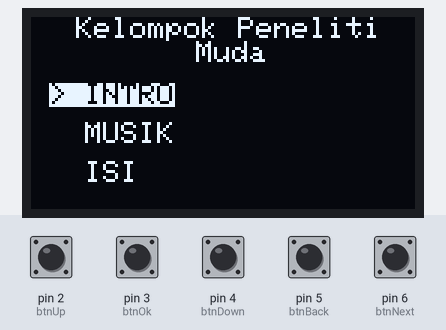
A sketch run on a simulated Arduino Uno, built with avr-gcc and run on an emulated ATmega328P. Parts: 128×64 one-colour display. Inputs (shaded band) come from the test bench; at power-on: pin 2 (btnUp), pin 3 (btnOk), pin 4 (btnDown), pin 5 (btnBack), pin 6 (btnNext) HIGH. The audio player accepts every command and is not drawn.

Above: at 16.6 s.
16.7 s: pin 3 (btnOk) pulled LOW for 0.15 s
At 17.13 s:
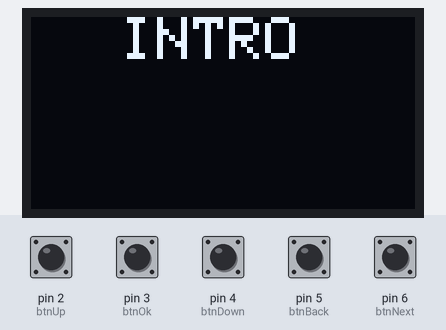
18.7 s: pin 5 (btnBack) pulled LOW for 0.15 s
At 20.0 s:
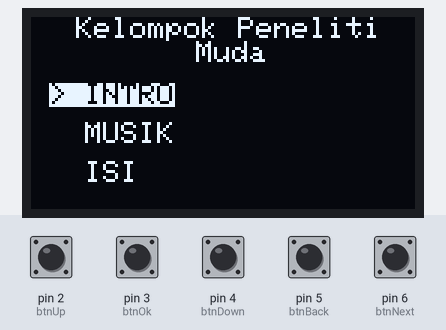
20.3 s: pin 2 (btnUp) pulled LOW for 0.15 s
At 20.7 s:
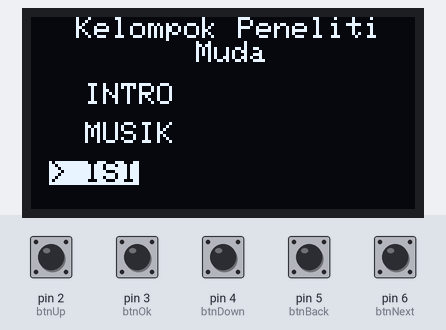
21.9 s: pin 3 (btnOk) pulled LOW for 1 s
At 23.08 s:
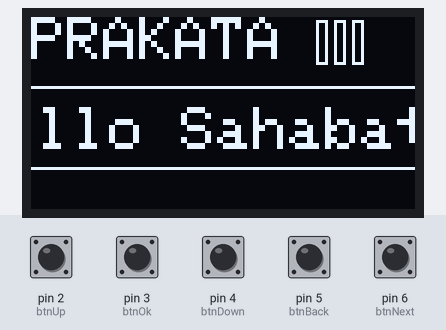
24.7 s: pin 6 (btnNext) pulled LOW for 0.15 s
At 25.03 s:
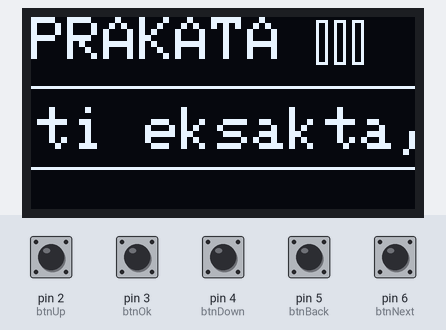
27.3 s: pin 5 (btnBack) pulled LOW for 1 s
At 28.8 s:
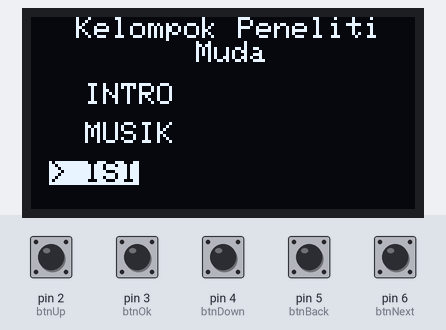
Timing chart, 0 to 30.3 s (numbered marks = the images above; inputs shaded):
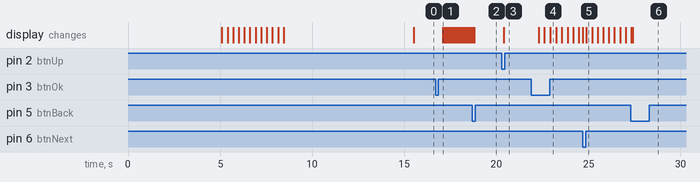

Measured:
- after the input at 16.7 s, the display: changes after 0.38 s (image 1)
- after the input at 20.3 s, the display: changes after 0.10 s (image 3)
- after the input at 21.9 s, the display: first changes after 0.41 s (image 4 shows a later state)
- after the input at 27.3 s, the display: first differs from a run without the input after 0.11 s (image 6)

The sketch:

PROJEK_KPM.ino
```cpp
#include <Wire.h>
#include <Adafruit_SSD1306.h>
#include <Adafruit_GFX.h>
#include <Fonts/FreeSans9pt7b.h>
#include <Fonts/FreeSans12pt7b.h>
#include <Fonts/FreeSans18pt7b.h>
#include <SoftwareSerial.h>
#include <DFPlayer_Mini_Mp3.h>

SoftwareSerial serial(10, 11);

#define SCREEN_WIDTH 128                // OLED display width
#define SCREEN_HEIGHT 64                // OLED display height

#define OLED_RESET     4      // Reset pin # (or -1 if sharing Arduino reset pin)
Adafruit_SSD1306 oled(SCREEN_WIDTH, SCREEN_HEIGHT, &Wire, OLED_RESET);
//Adafruit_SSD1306 oled1(SCREEN_WIDTH, SCREEN_HEIGHT, &Wire, OLED_RESET);
//Adafruit_SSD1306 display(OLED_RESET);`
//Adafruit_SSD1306 display1(OLED_RESET);

#define btnUp   2
#define btnOk   3
#define btnDown 4
#define btnBack 5
#define btnNext 6

boolean statusBtnUp   = false;
boolean statusBtnOk   = false;
boolean statusBtnDown = false;
boolean statusBtnBack = false;
boolean statusBtnNext = false;

boolean statusAkhirBtnUp   = false;
boolean statusAkhirBtnOk   = false;
boolean statusAkhirBtnDown = false;
boolean statusAkhirBtnBack = false;
boolean statusAkhirBtnNext = false;

boolean UP   = false;
boolean OK   = false;
boolean DOWN = false;
boolean BACK = false;
boolean NEXT = false;

int bar = 1;
int slide = 1;

char opening[] = "READY?!   3...   2..    1.    GO!";
//char AiO[] = "Astronot In The Ocean - MASKED WOLF";
char PM[] = "Portal Mysterious Space Background Music";
char decision[] = "DECISION";
char despair[] = "DESPAIR";
char samidare[] = "SAMIDARE";
int x, minO, minP, minQ, minR, minX, minA, minB, minC, minD;
char kata1[] = "Hallo Sahabat, KPM adalah organisasi yang bergerak di bidang penelitian";
char kata2[] = "Penelitian meliputi eksakta, sosial, dan penerapan";
char kata3[] = "Di sini kamu akan bertemu orang-orang hebat yang bersama-sama mengasah skill menulis dan meneliti";
char kata4[] = "Kamu tidak usah khawatir di sini kita sama-sama belajar dan saling berkolaborasi menciptakan hal-hal keren";
int urutan_lagu = 0;
int urutan_kata = 0;
//unsigned long t0 = 0;
//unsigned long t0_a = 0;
//unsigned long interval = 150;
// 'LOGO KPM UNJ HD', 128x64px
const unsigned char LOGO_KPM [] PROGMEM = {
  0xfe, 0x00, 0x7f, 0xff, 0xff, 0xff, 0xff, 0xff, 0xff, 0xff, 0xff, 0xff, 0xff, 0xff, 0xff, 0xff,
  0xf3, 0xff, 0xcf, 0xff, 0xff, 0xff, 0xff, 0xff, 0xff, 0xff, 0xff, 0xff, 0xff, 0xff, 0xff, 0xff,
  0xcf, 0xe7, 0xf3, 0xff, 0xff, 0xff, 0xff, 0xff, 0xff, 0xff, 0xff, 0xff, 0xff, 0xff, 0xff, 0xff,
  0x9e, 0x1c, 0x78, 0x00, 0x00, 0x00, 0x00, 0x00, 0x00, 0x00, 0x00, 0x00, 0x00, 0x00, 0x00, 0x1f,
  0xb6, 0x18, 0x3c, 0x01, 0x80, 0x20, 0x00, 0x00, 0x06, 0x00, 0x00, 0x00, 0x30, 0x00, 0x00, 0x1f,
  0xbf, 0xdb, 0xec, 0x00, 0x00, 0x02, 0x00, 0x00, 0x00, 0x00, 0x08, 0x00, 0x01, 0x02, 0x00, 0x1f,
  0x99, 0xc1, 0xd8, 0xff, 0xff, 0xff, 0xff, 0xff, 0xff, 0xff, 0xff, 0xff, 0xff, 0xff, 0xff, 0xff,
  0xcf, 0x3c, 0xf3, 0xff, 0xff, 0xff, 0xff, 0xff, 0xff, 0xff, 0xff, 0xff, 0xff, 0xff, 0xff, 0xff,
  0xf1, 0xff, 0x8f, 0xff, 0xe0, 0xff, 0xff, 0xff, 0xff, 0xff, 0xe0, 0xff, 0xff, 0xff, 0xff, 0xff,
  0xff, 0x00, 0xff, 0xff, 0x00, 0x1f, 0xff, 0xff, 0xff, 0xff, 0x00, 0x1f, 0xff, 0xff, 0xff, 0xff,
  0xff, 0xff, 0xff, 0xfe, 0x00, 0x0f, 0xff, 0xff, 0xff, 0xfe, 0x00, 0x0f, 0xff, 0xff, 0xff, 0xff,
  0xff, 0xfc, 0x00, 0x00, 0x00, 0x00, 0x00, 0x00, 0x00, 0x00, 0x00, 0x00, 0x00, 0x07, 0xff, 0xff,
  0xff, 0xfc, 0x00, 0x00, 0x00, 0x00, 0x00, 0x00, 0x00, 0x00, 0x00, 0x00, 0x00, 0x07, 0xff, 0xff,
  0xff, 0xfc, 0x00, 0x00, 0x00, 0x00, 0x00, 0x00, 0x00, 0x00, 0x00, 0x00, 0x00, 0x07, 0xff, 0xff,
  0xff, 0xfc, 0x00, 0x00, 0x06, 0x00, 0x00, 0x00, 0x00, 0x00, 0x0e, 0x00, 0x00, 0x07, 0xff, 0xff,
  0xff, 0xfc, 0x00, 0x00, 0x06, 0x00, 0x00, 0x00, 0x00, 0x00, 0x0c, 0x00, 0x00, 0x07, 0xff, 0xff,
  0xff, 0xfc, 0x00, 0x00, 0x03, 0x00, 0x00, 0x00, 0x00, 0x00, 0x1c, 0x00, 0x00, 0x07, 0xff, 0xff,
  0xff, 0xfc, 0x00, 0x00, 0x03, 0xc0, 0x00, 0x00, 0x00, 0x00, 0x78, 0x00, 0x00, 0x07, 0xff, 0xff,
  0xff, 0xfc, 0x00, 0x00, 0x00, 0xf0, 0x00, 0x00, 0x00, 0x01, 0xe0, 0x00, 0x00, 0x07, 0xff, 0xff,
  0xff, 0xfc, 0x00, 0x00, 0x00, 0x7e, 0x00, 0x00, 0x00, 0x0f, 0xc0, 0x00, 0x00, 0x07, 0xff, 0xff,
  0xff, 0xfc, 0x00, 0x00, 0x00, 0x1f, 0xc0, 0x00, 0x00, 0x7f, 0x00, 0x00, 0x00, 0x07, 0xff, 0xff,
  0xff, 0xfc, 0x00, 0x00, 0x00, 0x07, 0xf8, 0x00, 0x03, 0xfc, 0x00, 0x00, 0x00, 0x07, 0xff, 0xff,
  0xff, 0xfc, 0x00, 0x00, 0x00, 0x01, 0xff, 0x00, 0x1f, 0xf8, 0x00, 0x00, 0x00, 0x07, 0xff, 0xff,
  0xff, 0xfc, 0x00, 0x00, 0x00, 0x00, 0xff, 0xc0, 0x3f, 0xe0, 0x00, 0x00, 0x00, 0x07, 0xff, 0xff,
  0xff, 0xfc, 0x07, 0xf8, 0x00, 0x00, 0x7f, 0xe0, 0xff, 0xc0, 0x00, 0x03, 0xfc, 0x07, 0xff, 0xff,
  0xff, 0xfc, 0x1f, 0xf8, 0x00, 0x00, 0x7f, 0xe0, 0xff, 0xc0, 0x00, 0x03, 0xff, 0x07, 0xff, 0xff,
  0xff, 0xfc, 0x1f, 0xf0, 0x00, 0x00, 0x7f, 0xe0, 0xff, 0xc0, 0x00, 0x01, 0xff, 0x07, 0xff, 0xff,
  0xff, 0xfc, 0x1f, 0xc0, 0x00, 0x00, 0xff, 0xe0, 0x7f, 0xe0, 0x00, 0x00, 0x7f, 0x07, 0xff, 0xff,
  0xff, 0xfc, 0x07, 0xc0, 0x00, 0x03, 0xff, 0x80, 0x3f, 0xf8, 0x00, 0x00, 0x7c, 0x07, 0xff, 0xff,
  0xff, 0xfc, 0x00, 0xfc, 0x00, 0x1f, 0xfc, 0x00, 0x07, 0xff, 0x80, 0x07, 0xe0, 0x07, 0xff, 0xff,
  0xff, 0xfc, 0x00, 0x03, 0xff, 0xfe, 0x00, 0x00, 0x00, 0x1f, 0xff, 0xf8, 0x00, 0x07, 0xff, 0xff,
  0xff, 0xfc, 0x00, 0x00, 0x00, 0x00, 0x00, 0x00, 0x00, 0x00, 0x00, 0x00, 0x00, 0x07, 0xff, 0xff,
  0xff, 0xfc, 0x00, 0x00, 0x3f, 0xe0, 0x00, 0x00, 0x00, 0x00, 0x7f, 0x00, 0x00, 0x07, 0xff, 0xff,
  0xff, 0xfc, 0x00, 0x7f, 0x00, 0xff, 0xf8, 0x00, 0x01, 0xff, 0xe0, 0x1f, 0xc0, 0x07, 0xff, 0xff,
  0xff, 0xfc, 0x03, 0xe0, 0x00, 0x07, 0xff, 0x00, 0x1f, 0xfc, 0x00, 0x00, 0xf8, 0x07, 0xff, 0xff,
  0xff, 0xfc, 0x0f, 0xc0, 0x00, 0x00, 0xff, 0xc0, 0x7f, 0xe0, 0x00, 0x00, 0x7e, 0x07, 0xff, 0xff,
  0xff, 0xfc, 0x1f, 0xe0, 0x00, 0x00, 0x7f, 0xe0, 0xff, 0xc0, 0x00, 0x00, 0xff, 0x07, 0xff, 0xff,
  0xff, 0xfc, 0x1f, 0xf8, 0x00, 0x00, 0x7f, 0xf0, 0xff, 0xc0, 0x00, 0x03, 0xff, 0x07, 0xff, 0xff,
  0xff, 0xfc, 0x0f, 0xf8, 0x00, 0x00, 0x7f, 0xe0, 0xff, 0xc0, 0x00, 0x03, 0xfe, 0x07, 0xff, 0xff,
  0xff, 0xfc, 0x00, 0x00, 0x00, 0x00, 0xff, 0xc0, 0x7f, 0xe0, 0x00, 0x00, 0x00, 0x07, 0xff, 0xff,
  0xff, 0xfc, 0x00, 0x00, 0x00, 0x01, 0xff, 0x00, 0x1f, 0xf0, 0x00, 0x00, 0x00, 0x07, 0xff, 0xff,
  0xff, 0xfc, 0x00, 0x00, 0x00, 0x07, 0xfc, 0x00, 0x07, 0xfc, 0x00, 0x00, 0x00, 0x07, 0xff, 0xff,
  0xff, 0xfc, 0x00, 0x00, 0x00, 0x1f, 0xe0, 0x00, 0x00, 0xff, 0x00, 0x00, 0x00, 0x07, 0xff, 0xff,
  0xff, 0xfc, 0x00, 0x00, 0x00, 0x3f, 0x00, 0x00, 0x00, 0x1f, 0x80, 0x00, 0x00, 0x07, 0xff, 0xff,
  0xff, 0xfc, 0x00, 0x00, 0x00, 0xf8, 0x00, 0x00, 0x00, 0x03, 0xe0, 0x00, 0x00, 0x07, 0xff, 0xff,
  0xff, 0xfc, 0x00, 0x00, 0x01, 0xe0, 0x00, 0x00, 0x00, 0x00, 0x70, 0x00, 0x00, 0x07, 0xff, 0xff,
  0xff, 0xfc, 0x00, 0x00, 0x03, 0x80, 0x00, 0x00, 0x00, 0x00, 0x18, 0x00, 0x00, 0x07, 0xff, 0xff,
  0xff, 0xfc, 0x00, 0x00, 0x07, 0x00, 0x00, 0x00, 0x00, 0x00, 0x0c, 0x00, 0x00, 0x07, 0xff, 0xff,
  0xff, 0xfc, 0x00, 0x00, 0x06, 0x00, 0x00, 0x00, 0x00, 0x00, 0x0c, 0x00, 0x00, 0x07, 0xff, 0xff,
  0xff, 0xfc, 0x00, 0x00, 0x00, 0x00, 0x00, 0x00, 0x00, 0x00, 0x00, 0x00, 0x00, 0x07, 0xff, 0xff,
  0xff, 0xfc, 0x00, 0x00, 0x00, 0x00, 0x00, 0x00, 0x00, 0x00, 0x00, 0x00, 0x00, 0x07, 0xff, 0xff,
  0xff, 0xfc, 0x00, 0x00, 0x00, 0x00, 0x00, 0x00, 0x00, 0x00, 0x00, 0x00, 0x00, 0x07, 0xff, 0xff,
  0xff, 0xfc, 0x00, 0x00, 0x00, 0x00, 0x00, 0x00, 0x00, 0x00, 0x00, 0x00, 0x00, 0x07, 0xff, 0xff,
  0xff, 0xff, 0xff, 0xff, 0x00, 0x0f, 0xff, 0xff, 0xff, 0xff, 0x00, 0x1f, 0xff, 0xff, 0xff, 0xff,
  0xff, 0xff, 0xff, 0xff, 0xc0, 0x3f, 0xff, 0xff, 0xff, 0xff, 0xc0, 0x7f, 0xff, 0xff, 0xff, 0xff,
  0xff, 0xff, 0xff, 0xff, 0xff, 0xff, 0xff, 0xff, 0xff, 0xff, 0xff, 0xff, 0xff, 0xff, 0xff, 0xff,
  0xff, 0xff, 0xff, 0xff, 0xff, 0xff, 0xff, 0xff, 0xff, 0xff, 0xff, 0xff, 0xff, 0xff, 0xff, 0xff,
  0xff, 0xff, 0xff, 0xff, 0xff, 0xff, 0xff, 0xff, 0xff, 0xff, 0xff, 0xff, 0xff, 0xff, 0xff, 0xff,
  0xff, 0xfe, 0xdb, 0xe5, 0xbe, 0xff, 0xbf, 0xff, 0xff, 0xff, 0xff, 0xff, 0xff, 0xff, 0xff, 0xff,
  0xff, 0xfd, 0x7b, 0xed, 0xbe, 0xff, 0xbf, 0xff, 0xff, 0xff, 0xff, 0xff, 0xff, 0xff, 0xff, 0xff,
  0xff, 0xff, 0xff, 0xff, 0xff, 0xff, 0xff, 0xff, 0xff, 0xff, 0xff, 0xff, 0xff, 0xff, 0xff, 0xff,
  0xff, 0xff, 0xff, 0xff, 0xff, 0xff, 0xff, 0xff, 0xff, 0xff, 0xff, 0xff, 0xff, 0xff, 0xff, 0xff,
  0xff, 0xfe, 0x99, 0xe4, 0xc7, 0x9c, 0xf7, 0xef, 0xcb, 0xe3, 0x9e, 0x5b, 0xf7, 0xcf, 0xff, 0xff,
  0xff, 0xfd, 0x7b, 0xfb, 0xdb, 0x6d, 0xbb, 0x6d, 0xfb, 0xeb, 0xa7, 0xdb, 0xbd, 0xb7, 0xff, 0xff
};

void setup() {

  oled.begin(SSD1306_SWITCHCAPVCC, 0x3C);
  oled.setTextColor(WHITE);
  oled.setTextWrap(false);
  x = oled.width();
  minX = -12*strlen(opening);
  minO = -12*strlen(PM);
  minP = -12*strlen(decision);
  minQ = -12*strlen(despair);
  minR = -12*strlen(samidare);
  minA = -12*strlen(kata1);
  minB = -12*strlen(kata2);
 // minC = -12*strlen(kata3);
 // minD = -12*strlen(kata4);
 // oled.setFont(&FreeSans9pt7b);
  oled.clearDisplay();
  oled.drawBitmap(0, 0, LOGO_KPM, 128, 64, WHITE);
  oled.display();
  delay(5000);
  for(int j=0; j <= 121; j++){
  oled.clearDisplay();
  oled.setTextColor(WHITE);
  oled.setTextSize(1);
  oled.setCursor(30, 0);
  oled.print("LOADING...");
  oled.drawRect(1, 25, 125, 15, 1);
  oled.fillRect(3, 27, j, 11, 1);
  oled.display();
  }
  delay(7000);

 // delay(9000);
/*  oled.setTextWrap(false);
  x = oled.width();
  minX = -12*strlen(opening);
  oled.clearDisplay();
  oled.setCursor(0,0);
  oled.setTextSize(1);
  oled.print("Test Scrolling Text");
  oled.setTextSize(1);
  oled.setCursor(x, 15);
  oled.print(opening);
  oled.display();
  x = x - 4;
  if(x < minX) x = oled.width();*/

 /* oled1.begin(SSD1306_SWITCHCAPVCC, 0x3C);
  oled1.clearDisplay();
  oled1.display();*/
  serial.begin(9600);
  mp3_set_serial(serial);
  delay(10);
  mp3_set_volume(40);
  delay(5);

  pinMode(btnUp,   INPUT_PULLUP);
  pinMode(btnOk,   INPUT_PULLUP);
  pinMode(btnDown, INPUT_PULLUP);
  pinMode(btnBack, INPUT_PULLUP);
  pinMode(btnNext, INPUT_PULLUP);
}

void loop() {
//  unsigned long tb = millis();

  //if(tb - t0 >= interval){
  tampil();
//  }
 /*if(tb - t0_a >= interval){
    oled1.clearDisplay();
    oled1.setTextColor(WHITE);
    oled1.setTextSize(1);
    oled1.setCursor(0, 20);
    oled1.print("Kita Coba");
    oled1.display();
  } */

  statusBtnUp   = digitalRead(btnUp);
  statusBtnOk   = digitalRead(btnOk);
  statusBtnDown = digitalRead(btnDown);
  statusBtnBack = digitalRead(btnBack);
  statusBtnNext = digitalRead(btnNext);

  saatUpDitekan();
  saatOkDitekan();
  saatDownDitekan();
  saatBackDitekan();
  saatNextDitekan();

  if(UP && slide == 1 ){
    UP = false;
    bar --;
    if(bar < 1){
      bar = 3;
    }
  }

  if(DOWN && slide == 1){
    DOWN = false;
    bar ++;
    if(bar > 3){
      bar = 1;
    } }

  if (OK) {
    OK = false;
    if(bar == 1 && slide == 1){
      slide = 2;
      delay(300);
    }if(bar == 2 && slide == 1){
      slide = 3;
      delay(300);
    }if(bar == 3 && slide == 1){
      slide = 4;
      delay(300);
    }
    }

    if (BACK) {
    BACK = false;
    if (slide == 2 || slide == 3 || slide == 4) {
      slide = 1;
    }
  }

  if (NEXT){
    NEXT = false;
    if(slide == 3){ mp3_next(); urutan_lagu ++;
    if(urutan_lagu > 3){
      urutan_lagu = 0; }
    } if(slide == 4){
      urutan_kata ++;
      if(urutan_kata > 1){
        urutan_kata = 0;
      }
    }
  }


}


//------------------------------------------------------------------------//
void saatUpDitekan() {
  if (statusBtnUp != statusAkhirBtnUp) {
    if (statusBtnUp == 0) {
      UP = true;
    }
    delay(50);
  }
  statusAkhirBtnUp = statusBtnUp;
}

void saatOkDitekan() {
  if (statusBtnOk != statusAkhirBtnOk) {
    if (statusBtnOk == 0) {
      OK = true;
    }
    delay(50);
  }
  statusAkhirBtnOk = statusBtnOk;
}

void saatDownDitekan() {
  if (statusBtnDown != statusAkhirBtnDown) {
    if (statusBtnDown == 0) {
      DOWN = true;
    }
    delay(50);
  }
  statusAkhirBtnDown = statusBtnDown;
}

void saatBackDitekan() {
  if (statusBtnBack != statusAkhirBtnBack) {
    if (statusBtnBack == 0) {
      BACK = true;
    }
    delay(50);
  }
  statusAkhirBtnBack = statusBtnBack;
}

void saatNextDitekan(){
   if (statusBtnNext != statusAkhirBtnNext) {
    if (statusBtnNext == 0) {
      NEXT = true;
    }
    delay(50);
  }
  statusAkhirBtnNext = statusBtnNext;
}

//---------------------------------------------------------------------------------------

void tampil(){

 if (slide == 1){
  oled.clearDisplay();
  oled.setTextSize(1);
  oled.setTextColor(WHITE);
  oled.setCursor(15, 0);
  oled.print("Kelompok Peneliti");
  oled.setCursor(55, 8);
  oled.print("Muda");
  //oled1.clearDisplay();
  /*oled1.setTextSize(1);
  oled1.setTextColor(WHITE);*/


  if(bar == 1){
    oled.setCursor(6, 22);
    oled.setTextColor(BLACK, WHITE);
    oled.print("> INTRO");
    /*oled1.setCursor(6, 17);
    oled1.setTextColor(BLACK, WHITE);
    oled1.print("> INTRO");*/

  }else{
     oled.setCursor(6, 22);
     oled.setTextColor(WHITE);
     oled.print("  INTRO");
     /*oled1.setCursor(6, 17);
     oled1.setTextColor(WHITE);
     oled1.print("  INTRO");*/


   }
  if(bar == 2){
    oled.setCursor(6, 35);
    oled.setTextColor(BLACK, WHITE);
    oled.print("> MUSIK");
    /*oled1.setCursor(6, 30);
    oled1.setTextColor(BLACK, WHITE);
    oled1.print("> MUSIK");*/


  }else{
     oled.setCursor(6, 35);
     oled.setTextColor(WHITE);
     oled.print("  MUSIK");
     /*oled1.setCursor(6, 30);
     oled1.setTextColor(WHITE);
     oled1.print("  MUSIK");*/


   }
  if(bar == 3){
    oled.setCursor(6, 48);
    oled.setTextColor(BLACK, WHITE);
    oled.print("> ISI");
    /*oled1.setCursor(6, 43);
    oled1.setTextColor(BLACK, WHITE);
    oled1.print("> ENTAHLAH");*/


  }else{
     oled.setCursor(6, 48);
     oled.setTextColor(WHITE);
     oled.print("  ISI");
     /*oled1.setCursor(6, 43);
     oled1.setTextColor(WHITE);
     oled1.print("  ENTAHLAH");*/


   }
   //mp3_stop();
 } else if(slide == 2){
  oled.clearDisplay();
  oled.setCursor(30,0);
  oled.setTextSize(2);
  oled.print("INTRO");
  oled.setTextSize(2);
  oled.setCursor(x, 30);
  oled.print(opening);
  oled.display();
  x = x-3;
  if(x < minX) x = oled.width();
 } else if(slide == 3){
   mp3_play();
   cobadulu();
 } else if(slide == 4){
  //mp3_stop();
   //tesdulu();
 oled.clearDisplay();
 oled.setTextSize(2);
 oled.setCursor(0, 0);
 oled.setTextColor(WHITE);
 oled.print("PRAKATA");
 oled.drawRect(95, 1, 4, 15, 1);
 oled.drawRect(101, 1, 4, 15, 1);
 oled.drawRect(107, 1, 4, 15, 1);
 oled.drawLine(0, 23, 128, 23, 1);
 oled.drawLine(0, 50, 128, 50, 1);


 if (urutan_kata == 0){

  oled.setTextSize(2);
  oled.setCursor(x, 30);
  oled.print(kata1);
 // oled.display();
  x = x-3;
  if(x < minA) x = oled.width();

 }
 if (urutan_kata == 1){
  oled.setTextSize(2);
  oled.setCursor(x, 30);
  oled.print(kata2);
 // oled.display();
  x = x-3;
  if(x < minB) x = oled.width();
 }

 }

 oled.display();
 oled.clearDisplay();

}

void cobadulu(){
   oled.clearDisplay();
   oled.setTextSize(2);
   oled.setCursor(10, 0);
   oled.setTextColor(WHITE);
   oled.print("~ MUSIK ~");
 if (urutan_lagu == 0){

  oled.setTextSize(2);
  oled.setCursor(x, 30);
  oled.print(samidare);
 // oled.display();
  x = x-3;
  if(x < minO) x = oled.width();
   /*oled.setTextSize(1);
   oled.setCursor(0, 20);
   oled.setTextColor(WHITE);
   oled.print("Astronot In Ocean");*/
 }
 if (urutan_lagu == 1){
  oled.setTextSize(2);
  oled.setCursor(x, 30);
  oled.print(PM);
 // oled.display();
  x = x-3;
  if(x < minP) x = oled.width();

 }
 if (urutan_lagu == 2){
   oled.setTextSize(2);
   oled.setCursor(x, 30);
   oled.print(decision);
  // oled.display();
   x = x-3;
   if(x < minQ) x = oled.width();

 }
 if (urutan_lagu == 3){
  oled.setTextSize(2);
  oled.setCursor(x, 30);
  oled.print(despair);
  // oled.display();
  x = x-3;
  if(x < minR) x = oled.width();
 }
 oled.display();
}
```
